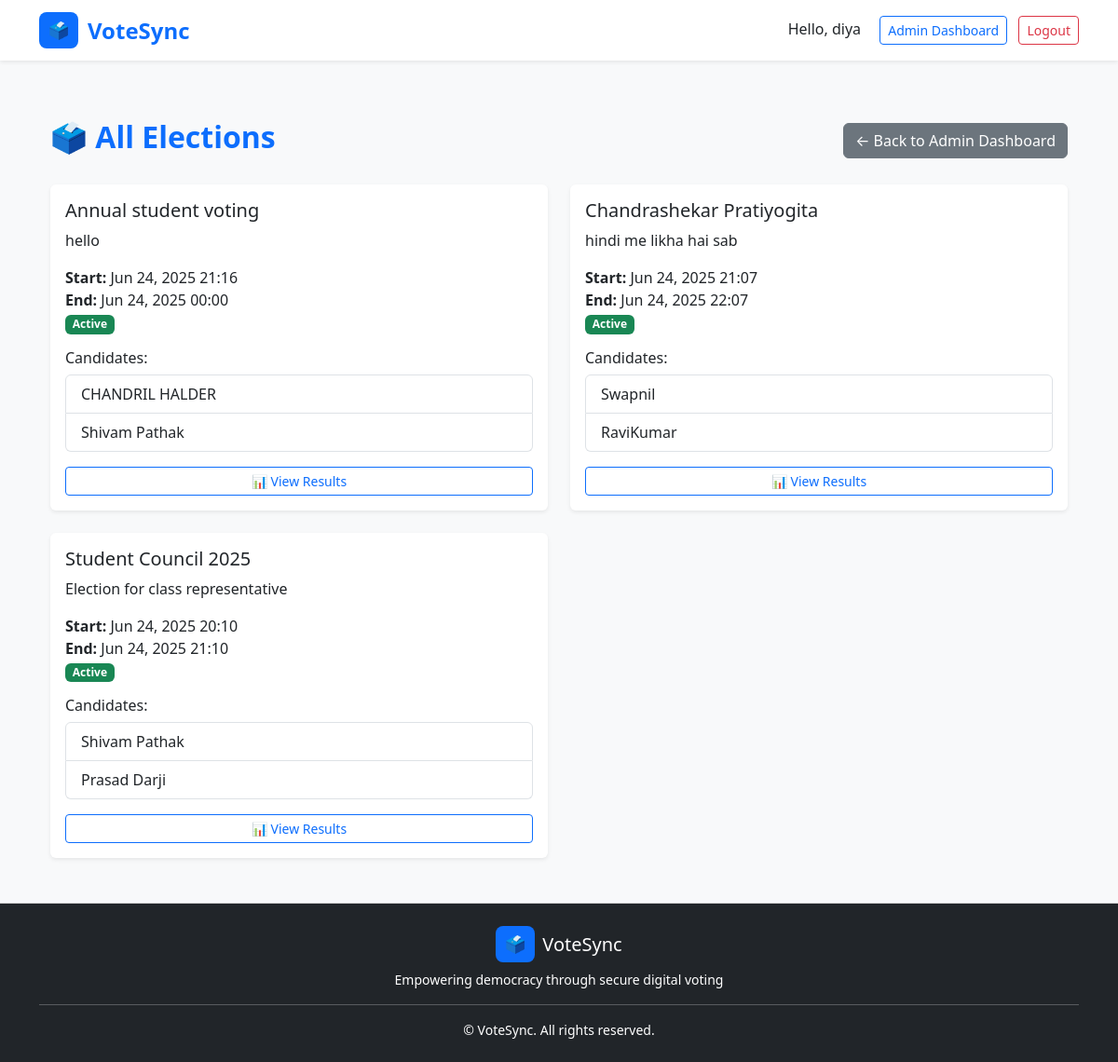
Page /elections/ (signed in) on the committed database.
### core/models.py (models this page shows, shortened)
class Election(models.Model):
    name = models.CharField(max_length=255)
    description = models.TextField()
    start_time = models.DateTimeField()
    end_time = models.DateTimeField()
    status = models.BooleanField(default=False)

class Candidate(models.Model):
    election = models.ForeignKey(Election, on_delete=models.CASCADE, related_name='candidates')
    name = models.CharField(max_length=255)

### core/views.py (the view)
# urls.py: path('elections/', views.election_list, name='election_list'),
@login_required
@role_required('admin')
def election_list(request):
    elections = Election.objects.all().order_by('-start_time')
    return render(request, 'elections/election_list.html', {'elections': elections})

### core/templates/elections/election_list.html
{% extends 'base.html' %} {% block content %}
<div class="container py-5">
  <div class="d-flex justify-content-between align-items-center mb-4">
    <h2 class="fw-bold text-primary">🗳️ All Elections</h2>
    {% if user.is_authenticated and user.userprofile.role == 'admin' %}
    <a
      href="{% url 'admin_dashboard' %}"
      class="btn btn-secondary"
      >← Back to Admin Dashboard</a
    >
    {% endif %}
  </div>
  {% if elections %}
  <div class="row g-4">
    {% for election in elections %}
    <div class="col-md-6">
      <div class="card h-100 shadow-sm border-0">
        <div class="card-body">
          <h5 class="card-title">{{ election.name }}</h5>
          <p class="card-text">{{ election.description }}</p>
          <p class="mb-2">
            <strong>Start:</strong>
            {{ election.start_time|date:"M d, Y H:i" }}<br />
            <strong>End:</strong>
            {{ election.end_time|date:"M d, Y H:i" }}</br>
            <span
              class="badge {% if election.status %}bg-success{% else %}bg-secondary{% endif %}"
            >
              {% if election.status %}Active{% else %}Inactive{% endif %}
            </span>
          </p>
          {% if election.candidates.all %}
          <h6 class="mt-3">Candidates:</h6>
          <ul class="list-group mb-3">
            {% for candidate in election.candidates.all %}
            <li class="list-group-item">{{ candidate.name }}</li>
            {% empty %}
            <li class="list-group-item text-muted">No candidates added.</li>
            {% endfor %}
          </ul>
          {% endif %}
          <a
            href="{% url 'election_results' election.id %}"
            class="btn btn-outline-primary btn-sm w-100"
          >
            📊 View Results
          </a>
        </div>
      </div>
    </div>
    {% endfor %}
  </div>
  {% else %}
  <div class="alert alert-info text-center mt-5">
    <strong>No elections have been created yet.</strong>
  </div>
  {% endif %}
</div>
{% endblock %}

### core/templates/base.html (shortened to what this page needs)
<!DOCTYPE html>
<html lang="en">
  <head>
    <link
      href="https://cdn.jsdelivr.net/npm/bootstrap@5.3.0/dist/css/bootstrap.min.css"
      rel="stylesheet"
    />
  </head>
  <body class="bg-light">
    <nav
      class="navbar navbar-expand-lg navbar-light bg-white shadow-sm fixed-top"
    >
      <div class="container">
        <a
          class="navbar-brand d-flex align-items-center"
          href="{% url 'home' %}"
        >
          <div class="navbar-brand-logo">🗳️</div>
          <strong class="text-primary fs-4">VoteSync</strong>
        </a>
        <div class="ms-auto">
          {% if user.is_authenticated %}
          <span class="me-3">Hello, {{ user.username }}</span>
          {% if user.userprofile.role == 'admin' %}
          <a
            href="{% url 'admin_dashboard' %}"
            class="btn btn-outline-primary btn-sm me-2"
            >Admin Dashboard</a
          >
          {% elif user.userprofile.role == 'voter' %}
          <a
            href="{% url 'voter_dashboard' %}"
            class="btn btn-outline-success btn-sm me-2"
            >Voter Dashboard</a
          >
          {% endif %}
          <a
            href="{% url 'logout' %}"
            class="btn btn-outline-danger btn-sm"
            >Logout</a
          >
          {% endif %}
        </div>
      </div>
    </nav>
    <main class="container">{% block content %}{% endblock %}</main>
    <footer class="bg-dark text-white text-center py-4 mt-auto">
      <div class="container">
        <div class="d-flex justify-content-center align-items-center mb-2">
          <div class="navbar-brand-logo bg-primary text-white me-2">🗳️</div>
          <h5 class="mb-0">VoteSync</h5>
        </div>
        <p class="text-white small mb-0">
          Empowering democracy through secure digital voting
        </p>
        <hr class="bg-light my-3" />
        <p class="small text-white mb-0">
          &copy; {{ now|date:"Y" }} VoteSync. All rights reserved.
        </p>
      </div>
    </footer>
  </body>
</html>

### core/templates/base.html (style rules this page uses)
html, body { height: 100%; margin: 0; }
body { display: flex; flex-direction: column; }
main { flex: 1 0 auto; padding-top: 80px; }
footer { flex-shrink: 0; border-top: 1px solid #ccc; }
.navbar-brand-logo { background-color: #0d6efd; padding: 6px 10px; border-radius: 8px; margin-right: 10px; color: white; font-size: 18px; }

### rows in the picture
Election: name "Annual student voting", description "hello", start_time "Jun 24, 2025 21:16", end_time "Jun 24, 2025 00:00", status "Active"
Candidate: name "CHANDRIL HALDER"
Candidate: name "Shivam Pathak"
Election: name "Chandrashekar Pratiyogita", description "hindi me likha hai sab", start_time "Jun 24, 2025 21:07", end_time "Jun 24, 2025 22:07", status "Active"
Candidate: name "Swapnil"
Candidate: name "RaviKumar"
Election: name "Student Council 2025", description "Election for class representative", start_time "Jun 24, 2025 20:10", end_time "Jun 24, 2025 21:10", status "Active"
Candidate: name "Shivam Pathak"
Candidate: name "Prasad Darji"

### other values in the picture
{{ user.username }} "diya"
